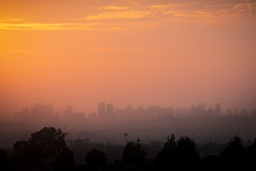
#> input picture Image Folder/p11.jpg, 256 x 171 px, shrunk from 1000 x 667 before the run
$ python als.py 5 'Image Folder/p11.jpg' out.png
#> lines starting #> are read from the running program, lines starting #| are printed output that depends on the picture
import cv2
import numpy as np
import sys
import math
import copy

if(len(sys.argv) != 4) :
    print(sys.argv[0], ": takes 3 arguments. Not ", len(sys.argv)-1)
    print("Expecting arguments: ImageIn ImageOut.")
    print("Example:", sys.argv[0], "fruits.jpg out.png")
    sys.exit()

w = int(sys.argv[1])
name_input = sys.argv[2]
name_output = sys.argv[3]

inputImage = cv2.imread(name_input, cv2.IMREAD_COLOR)
#> inputImage is the input picture: shape (171, 256, 3); mean B, G, R 71.7, 101.3, 156.9
luv_image = cv2.cvtColor(inputImage, cv2.COLOR_BGR2LUV)
#> luv_image: shape (171, 256, 3); mean of channels 0, 1, 2 120.3, 126, 160.9
rows, cols, bands = luv_image.shape
#> rows = 171; cols = 256; bands = 3
if(bands != 3) :
    print("Input image is not a standard color image:", inputImage)
    sys.exit()


A = 0
B = 255
output_luv_image=luv_image

def min_max_window(luv_image,w,i,j):
    min_pv,max_pv = float('inf'),float('-inf')
    for r in range(i-w,i+w+1):
        for c in range(j-w,j+w+1):
            L,u,v= luv_image[r,c]
            if L<min_pv:
                min_pv=L
            if L>max_pv:
                max_pv=L
    return min_pv,max_pv

for i in range(w, rows-w):
    for j in range(w, cols-w):
        min_v,max_v=min_max_window(luv_image, w, i, j)
        L,u,v = luv_image[i, j]
        mult_val = 255/max_v-min_v
        l_new = (L-min_v)*mult_val
        output_luv_image[i,j]= [l_new,u,v]
#> luv_image: shape (171, 256, 3); mean of channels 0, 1, 2 120.3, 126, 160.9

luv_lscl_img = cv2.cvtColor(output_luv_image,cv2.COLOR_Luv2BGR)
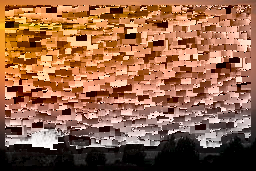
#> luv_lscl_img: shape (171, 256, 3); mean B, G, R 74.5, 102.4, 150.9
cv2.imwrite(name_output,luv_lscl_img)

$ run again, on Image Folder/p22.jpg
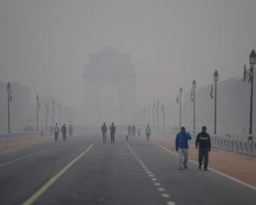
#> input picture Image Folder/p22.jpg, 256 x 205 px, shrunk from 1000 x 800 before the run
#> inputImage is the input picture: shape (205, 256, 3); mean B, G, R 120.1, 119, 119.4
#> `luv_lscl_img = cv2.cvtColor(output_luv_image,cv2.COLOR_Luv2BGR)`:
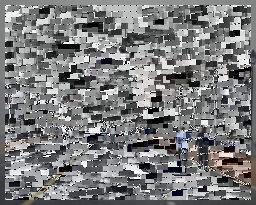
#> luv_lscl_img: shape (205, 256, 3); mean B, G, R 125.5, 124.3, 124
